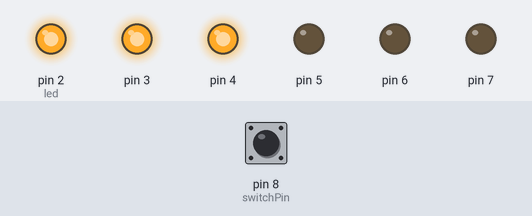
This sketch was run on a simulated Arduino Uno, built with avr-gcc and run on an emulated ATmega328P. On the bench: output pins drawn as LEDs (lit = HIGH). The test bench sets the inputs (shaded band); at power-on: pin 8 (switchPin) LOW.

Above: at 23.5 s.
23.6 s: pin 8 (switchPin) pulled HIGH for 0.15 s
At 23.9 s:
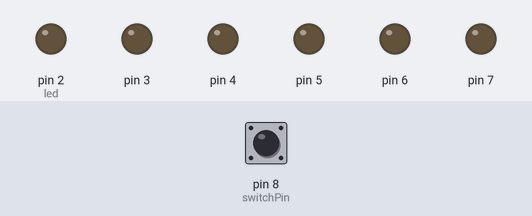
At 36.3 s:
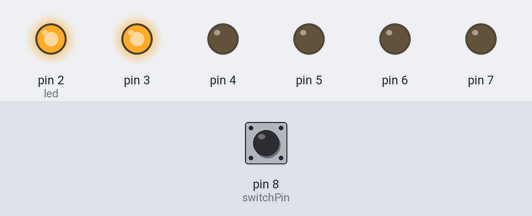
45.7 s: pin 8 (switchPin) pulled HIGH for 1 s
At 53.3 s:
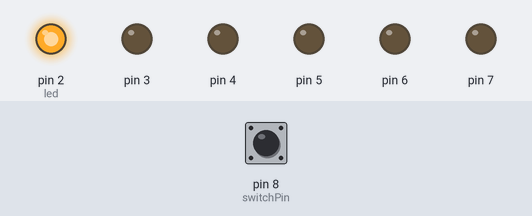
Timing chart, 0 to 84.2 s (numbered marks = the images above; inputs shaded):
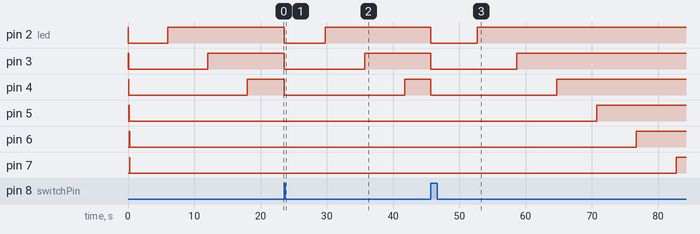

The sketch:

lesson8_digitalHourglass.ino
```cpp
const int switchPin = 8;
unsigned long previousTime = 0;
int switchState = 0;
int prevSwitchState = 0;
int led =2;
long interval = 6000;

void setup() {

  for (int x = 2; x < 8; x++) {
    pinMode(x, OUTPUT);
    digitalWrite(x, HIGH);
    delay(50);
    digitalWrite(x, LOW);
  }

  pinMode(switchPin, INPUT);

}

void loop() {

  unsigned long currentTime= millis();

  if (currentTime - previousTime > interval) {
    previousTime = currentTime;
    digitalWrite(led, HIGH);
    led++;
    if (led == 7) {

    }
  }

  switchState = digitalRead(switchPin);
  if (switchState != prevSwitchState) {
    for (int x = 2; x < 8; x++) {
      digitalWrite(x, LOW);
    }
    led = 2;
    previousTime = currentTime;
  }
  prevSwitchState = switchState;


}
```

Measured:
- after the input at 23.6 s, pin 2 (led): HIGH → LOW at once, → HIGH 6.2 s later; pin 3: HIGH → LOW at once, → HIGH 12.2 s later; pin 4: HIGH → LOW at once, → HIGH 18.2 s later; pin 5: stays LOW (without the input it goes to HIGH after 0.40 s); pin 6: stays LOW (without the input it goes to HIGH after 6.4 s)
- after the input at 45.7 s, pin 2 (led): HIGH → LOW at once, → HIGH 7.0 s later; pin 3: HIGH → LOW at once, → HIGH 13.0 s later; pin 4: HIGH → LOW at once, → HIGH 19.0 s later; pin 5: LOW → HIGH after 25.0 s instead of 2.1 s; pin 6: LOW → HIGH after 31.0 s instead of 8.1 s
